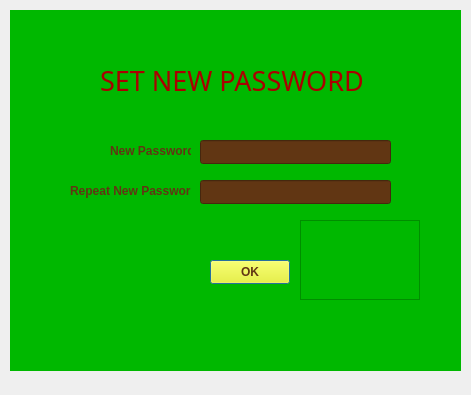
<?xml version="1.0" encoding="UTF-8"?>
<ui version="4.0">
 <class>Dialog_ForgotPass</class>
 <widget class="QDialog" name="Dialog_ForgotPass">
  <property name="geometry">
   <rect>
    <x>0</x>
    <y>0</y>
    <width>471</width>
    <height>395</height>
   </rect>
  </property>
  <property name="windowTitle">
   <string>Dialog</string>
  </property>
  <property name="styleSheet">
   <string notr="true"/>
  </property>
  <widget class="QStackedWidget" name="stackedWidget">
   <property name="geometry">
    <rect>
     <x>10</x>
     <y>10</y>
     <width>451</width>
     <height>361</height>
    </rect>
   </property>
   <property name="currentIndex">
    <number>0</number>
   </property>
   <widget class="QWidget" name="page_3">
    <property name="styleSheet">
     <string notr="true">background-color: rgb(0, 184, 0);</string>
    </property>
    <widget class="QLineEdit" name="lineEdit">
     <property name="geometry">
      <rect>
       <x>190</x>
       <y>130</y>
       <width>191</width>
       <height>24</height>
      </rect>
     </property>
     <property name="styleSheet">
      <string notr="true">background-color: rgb(97, 54, 19);</string>
     </property>
    </widget>
    <widget class="QLineEdit" name="lineEdit_2">
     <property name="geometry">
      <rect>
       <x>190</x>
       <y>170</y>
       <width>191</width>
       <height>24</height>
      </rect>
     </property>
     <property name="styleSheet">
      <string notr="true">background-color: rgb(97, 54, 19);</string>
     </property>
    </widget>
    <widget class="QLabel" name="label">
     <property name="geometry">
      <rect>
       <x>100</x>
       <y>125</y>
       <width>81</width>
       <height>31</height>
      </rect>
     </property>
     <property name="font">
      <font>
       <bold>true</bold>
      </font>
     </property>
     <property name="styleSheet">
      <string notr="true">color: rgb(97, 54, 19);</string>
     </property>
     <property name="text">
      <string>New Password:</string>
     </property>
    </widget>
    <widget class="QLabel" name="label_2">
     <property name="geometry">
      <rect>
       <x>60</x>
       <y>170</y>
       <width>121</width>
       <height>21</height>
      </rect>
     </property>
     <property name="font">
      <font>
       <bold>true</bold>
      </font>
     </property>
     <property name="styleSheet">
      <string notr="true">color: rgb(97, 54, 19);</string>
     </property>
     <property name="text">
      <string>Repeat New Password:</string>
     </property>
    </widget>
    <widget class="QPushButton" name="pushButton">
     <property name="geometry">
      <rect>
       <x>200</x>
       <y>250</y>
       <width>80</width>
       <height>24</height>
      </rect>
     </property>
     <property name="font">
      <font>
       <bold>true</bold>
      </font>
     </property>
     <property name="styleSheet">
      <string notr="true">background-color: rgb(255, 255, 0);
color: rgb(97, 54, 19);</string>
     </property>
     <property name="text">
      <string>OK</string>
     </property>
    </widget>
    <widget class="QFrame" name="frame">
     <property name="geometry">
      <rect>
       <x>290</x>
       <y>210</y>
       <width>120</width>
       <height>80</height>
      </rect>
     </property>
     <property name="styleSheet">
      <string notr="true">
image: url(:/zombies/New folder/dead zombie.gif);</string>
     </property>
     <property name="frameShape">
      <enum>QFrame::StyledPanel</enum>
     </property>
     <property name="frameShadow">
      <enum>QFrame::Raised</enum>
     </property>
    </widget>
    <widget class="QLabel" name="label_3">
     <property name="geometry">
      <rect>
       <x>90</x>
       <y>30</y>
       <width>271</width>
       <height>81</height>
      </rect>
     </property>
     <property name="font">
      <font>
       <family>Showcard Gothic</family>
       <pointsize>20</pointsize>
      </font>
     </property>
     <property name="styleSheet">
      <string notr="true">color: rgb(170, 0, 0);</string>
     </property>
     <property name="text">
      <string>SET NEW PASSWORD</string>
     </property>
    </widget>
    <widget class="QLabel" name="label_5">
     <property name="geometry">
      <rect>
       <x>50</x>
       <y>210</y>
       <width>221</width>
       <height>31</height>
      </rect>
     </property>
     <property name="styleSheet">
      <string notr="true">background-color: rgb(0, 184, 0);
color: rgb(113, 0, 0);</string>
     </property>
     <property name="text">
      <string/>
     </property>
    </widget>
   </widget>
   <widget class="QWidget" name="page_4">
    <property name="styleSheet">
     <string notr="true">background-color: rgb(97, 54, 19);</string>
    </property>
    <widget class="QFrame" name="frame_2">
     <property name="geometry">
      <rect>
       <x>30</x>
       <y>120</y>
       <width>171</width>
       <height>191</height>
      </rect>
     </property>
     <property name="styleSheet">
      <string notr="true">image: url(:/new/prefix1/New folder/back2.png);</string>
     </property>
     <property name="frameShape">
      <enum>QFrame::StyledPanel</enum>
     </property>
     <property name="frameShadow">
      <enum>QFrame::Raised</enum>
     </property>
    </widget>
    <widget class="QLabel" name="label_4">
     <property name="geometry">
      <rect>
       <x>130</x>
       <y>10</y>
       <width>161</width>
       <height>61</height>
      </rect>
     </property>
     <property name="font">
      <font>
       <family>Segoe UI Black</family>
       <pointsize>15</pointsize>
       <bold>true</bold>
      </font>
     </property>
     <property name="styleSheet">
      <string notr="true">color: rgb(255, 228, 146);</string>
     </property>
     <property name="text">
      <string>Fogot Password</string>
     </property>
    </widget>
    <widget class="QDialogButtonBox" name="buttonBox_2">
     <property name="geometry">
      <rect>
       <x>240</x>
       <y>250</y>
       <width>171</width>
       <height>32</height>
      </rect>
     </property>
     <property name="styleSheet">
      <string notr="true">background-color: rgb(0, 170, 0);</string>
     </property>
     <property name="orientation">
      <enum>Qt::Horizontal</enum>
     </property>
     <property name="standardButtons">
      <set>QDialogButtonBox::Cancel|QDialogButtonBox::Ok</set>
     </property>
    </widget>
    <widget class="QWidget" name="layoutWidget_2">
     <property name="geometry">
      <rect>
       <x>80</x>
       <y>90</y>
       <width>311</width>
       <height>61</height>
      </rect>
     </property>
     <layout class="QFormLayout" name="formLayout_3">
      <item row="0" column="0">
       <widget class="QLabel" name="label_7">
        <property name="styleSheet">
         <string notr="true">color: rgb(255, 228, 146);</string>
        </property>
        <property name="text">
         <string>Username:</string>
        </property>
       </widget>
      </item>
      <item row="0" column="1">
       <widget class="QLineEdit" name="lineEdit_5">
        <property name="styleSheet">
         <string notr="true">color: rgb(255, 228, 146);
border-color: rgb(252, 255, 185);</string>
        </property>
       </widget>
      </item>
      <item row="1" column="0">
       <widget class="QLabel" name="label_8">
        <property name="styleSheet">
         <string notr="true">color: rgb(255, 228, 146);</string>
        </property>
        <property name="text">
         <string>Password:</string>
        </property>
       </widget>
      </item>
      <item row="1" column="1">
       <widget class="QLineEdit" name="lineEdit_6">
        <property name="styleSheet">
         <string notr="true">color: rgb(255, 228, 146);
border-color: rgb(252, 255, 185);</string>
        </property>
       </widget>
      </item>
     </layout>
    </widget>
   </widget>
  </widget>
 </widget>
 <resources/>
 <connections/>
</ui>
